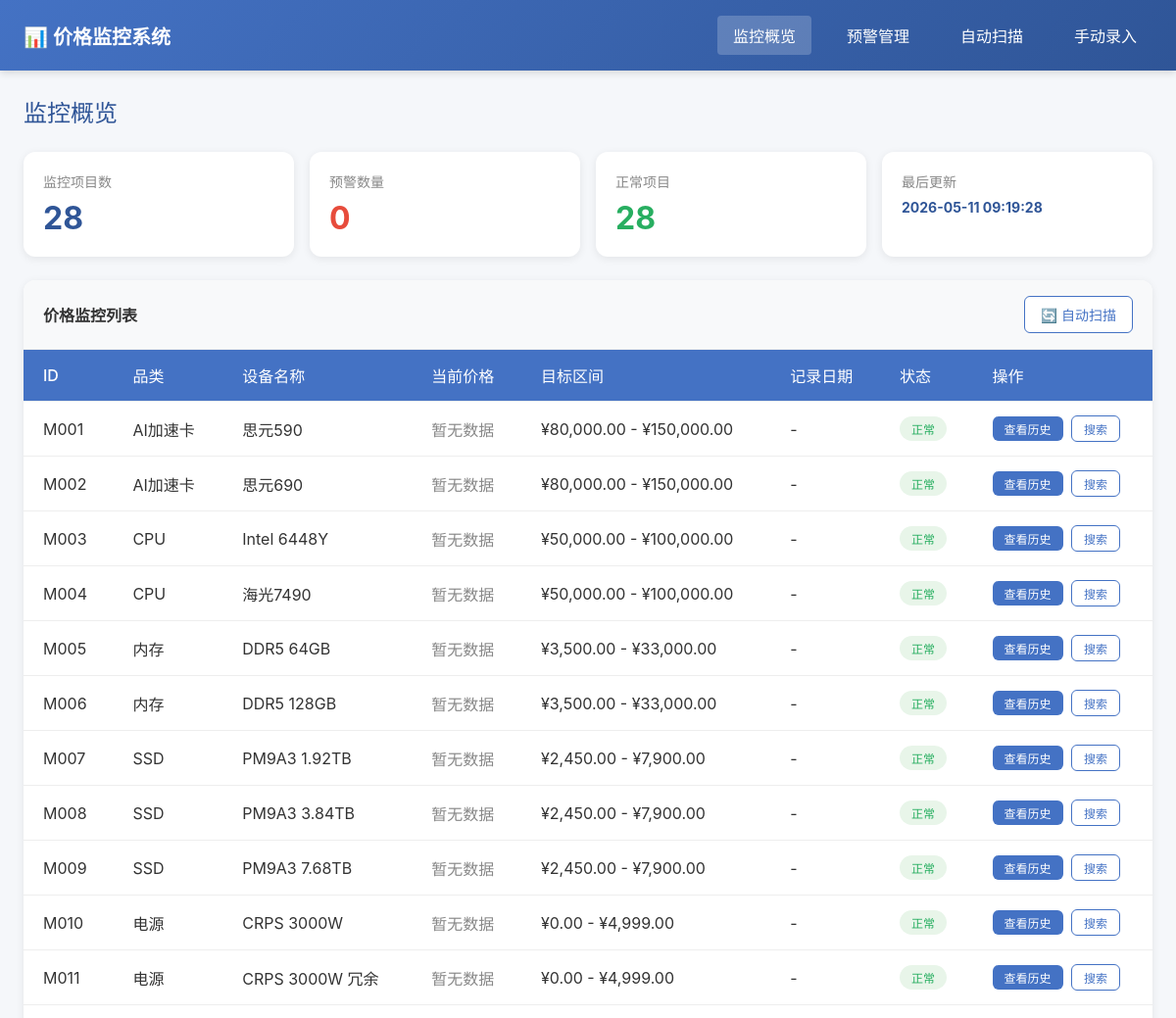
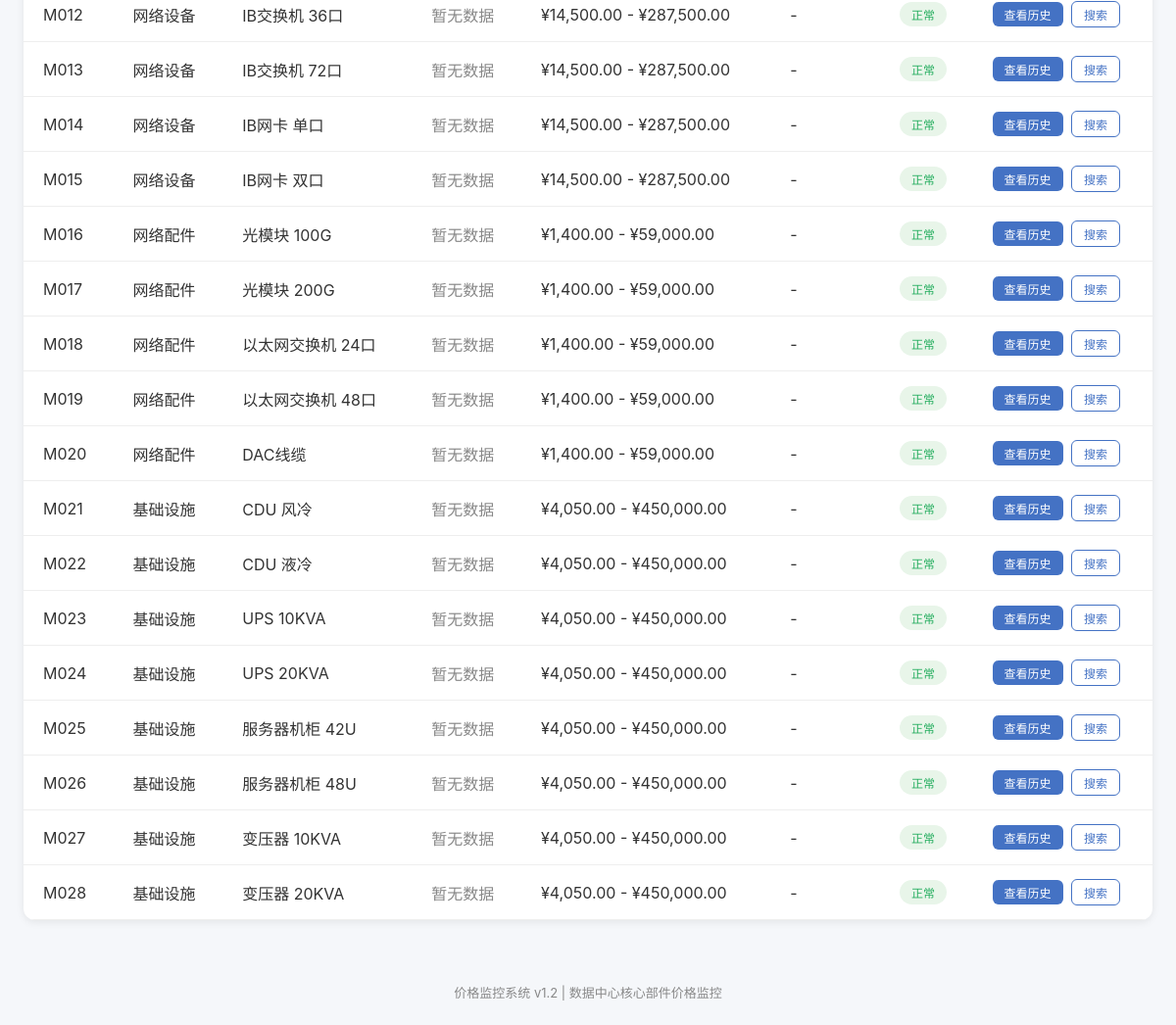
The page / on the database its author committed (2 pictures, top to bottom).
### tables this page shows
CREATE TABLE monitor_items (
    id TEXT PRIMARY KEY,
    category TEXT NOT NULL,
    device_name TEXT NOT NULL,
    target_upper_limit REAL NOT NULL,
    target_lower_limit REAL NOT NULL,
    source_url TEXT,
    created_at TIMESTAMP DEFAULT CURRENT_TIMESTAMP
);

### app.py (the view, shortened to what this page needs)
@app.route('/')
def index():
    init_database()
    items = get_monitor_items()
    price_stats = []
    alert_count = 0
    for item in items:
        item_id, category, device_name, target_upper, target_lower, source_url = item
        latest = get_latest_price(item_id)
        status = "normal"
        status_text = "正常"
        price = None
        record_date = None
        price_stats.append({
            'id': item_id,
            'category': category,
            'device_name': device_name,
            'price': price,
            'record_date': record_date,
            'target_upper': target_upper,
            'target_lower': target_lower,
            'status': status,
            'status_text': status_text,
            'source_url': source_url
        })
    unresolved_alerts = get_unresolved_alerts()
    alert_count = len(unresolved_alerts)
    return render_template('index.html',
                           price_stats=price_stats,
                           alert_count=alert_count,
                           current_time=datetime.now().strftime('%Y-%m-%d %H:%M:%S'))

### app.py (called while the page is built)
@app.template_filter('format_number')
def format_number(value):
    return '{:,.2f}'.format(value)

### monitor.py (called while the page is built)
def init_logging():
    os.makedirs('logs', exist_ok=True)
    return LOG_FILE

def log(message):
    log_file = init_logging()
    timestamp = datetime.now().strftime('%Y-%m-%d %H:%M:%S')
    with open(log_file, 'a') as f:
        f.write(f'[{timestamp}] {message}\n')
    print(message)

def init_database():
    os.makedirs('data', exist_ok=True)
    conn = sqlite3.connect(DB_FILE)
    cursor = conn.cursor()
    with open(SCHEMA_FILE, 'r') as f:
        schema = f.read()
    cursor.executescript(schema)
    conn.commit()
    conn.close()
    log('数据库初始化完成')

def get_db_connection():
    return sqlite3.connect(DB_FILE)

def get_monitor_items():
    conn = get_db_connection()
    cursor = conn.cursor()
    cursor.execute('SELECT id, category, device_name, target_upper_limit, target_lower_limit, source_url FROM monitor_items ORDER BY id')
    items = cursor.fetchall()
    conn.close()
    return items

def get_latest_price(item_id):
    conn = get_db_connection()
    cursor = conn.cursor()
    cursor.execute('SELECT price, record_date FROM price_records WHERE item_id = ? ORDER BY record_date DESC LIMIT 1', (item_id,))
    result = cursor.fetchone()
    conn.close()
    return result

def get_unresolved_alerts():
    conn = get_db_connection()
    cursor = conn.cursor()
    cursor.execute('SELECT a.id, a.item_id, a.alert_type, a.message, a.triggered_at, m.device_name FROM alerts a JOIN monitor_items m ON a.item_id = m.id WHERE a.is_resolved = 0 ORDER BY a.triggered_at DESC')
    alerts = cursor.fetchall()
    conn.close()
    return alerts

### templates/index.html (shortened to what this page needs)
{% extends "base.html" %}
{% block content %}
<div class="page-title">监控概览</div>
<div class="stats-cards">
    <div class="stat-card">
        <div class="label">监控项目数</div>
        <div class="value">{{ price_stats|length }}</div>
    </div>
    <div class="stat-card warning">
        <div class="label">预警数量</div>
        <div class="value">{{ alert_count }}</div>
    </div>
    <div class="stat-card success">
        <div class="label">正常项目</div>
        <div class="value">{{ price_stats|selectattr('status', 'equalto', 'normal')|list|length }}</div>
    </div>
    <div class="stat-card">
        <div class="label">最后更新</div>
        <div class="value" style="font-size: 14px;">{{ current_time }}</div>
    </div>
</div>
<div class="table-container">
    <div class="table-header">
        <h3>价格监控列表</h3>
        <a href="/scrape" class="btn btn-outline">🔄 自动扫描</a>
    </div>
    <table>
        <thead>
            <tr>
                <th>ID</th>
                <th>品类</th>
                <th>设备名称</th>
                <th>当前价格</th>
                <th>目标区间</th>
                <th>记录日期</th>
                <th>状态</th>
                <th>操作</th>
            </tr>
        </thead>
        <tbody>
            {% for item in price_stats %}
            <tr {% if item.status == 'warning' %}class="warning"{% endif %}>
                <td>{{ item.id }}</td>
                <td>{{ item.category }}</td>
                <td>{{ item.device_name }}</td>
                <td>
                    {% if item.price %}
                    <span class="price {% if item.status == 'warning' %}warning{% endif %}">
                        ¥{{ item.price|round(2)|format_number }}
                    </span>
                    {% else %}
                    <span style="color: #888;">暂无数据</span>
                    {% endif %}
                </td>
                <td>¥{{ item.target_lower|round(2)|format_number }} - ¥{{ item.target_upper|round(2)|format_number }}</td>
                <td>{{ item.record_date or '-' }}</td>
                <td><span class="status {{ item.status }}">{{ item.status_text }}</span></td>
                <td>
                    <a href="/price-history/{{ item.id }}" class="btn btn-primary" style="padding: 4px 12px; font-size: 12px;">查看历史</a>
                    {% if item.source_url %}
                    <a href="{{ item.source_url }}" target="_blank" class="btn btn-outline" style="padding: 4px 12px; font-size: 12px; margin-left: 4px;">搜索</a>
                    {% endif %}
                </td>
            </tr>
            {% endfor %}
        </tbody>
    </table>
</div>
{% endblock %}

### templates/base.html (shortened to what this page needs)
<!DOCTYPE html>
<html lang="zh-CN">
<head>
</head>
<body>
    <div class="header">
        <div class="header-content">
            <h1>📊 价格监控系统</h1>
            <div class="nav">
                <a href="/" {% if request.path == '/' %}class="active"{% endif %}>监控概览</a>
                <a href="/alerts" {% if request.path == '/alerts' %}class="active"{% endif %}>
                    预警管理
                </a>
                <a href="/scrape" {% if request.path == '/scrape' %}class="active"{% endif %}>自动扫描</a>
                <a href="/manual-entry" {% if request.path == '/manual-entry' %}class="active"{% endif %}>手动录入</a>
            </div>
        </div>
    </div>
    <div class="container">
        {% block content %}{% endblock %}
    </div>
    <div class="footer">
        价格监控系统 v1.2 | 数据中心核心部件价格监控
    </div>
</body>
</html>

### templates/base.html (style rules this page uses)
* { margin: 0; padding: 0; box-sizing: border-box; }
body { font-family: -apple-system, BlinkMacSystemFont, 'Segoe UI', Roboto, 'Helvetica Neue', Arial, sans-serif; background-color: #f5f7fa; color: #333; }
.header { background: linear-gradient(135deg, #4472C4 0%, #2F5597 100%); color: white; padding: 16px 24px; box-shadow: 0 2px 8px rgba(0,0,0,0.15); }
.header-content { max-width: 1400px; margin: 0 auto; display: flex; justify-content: space-between; align-items: center; }
.header h1 { font-size: 20px; font-weight: 600; }
.nav { display: flex; gap: 20px; }
.nav a { color: white; text-decoration: none; padding: 8px 16px; border-radius: 4px; transition: background-color 0.2s; }
.nav a:hover, .nav a.active { background-color: rgba(255,255,255,0.2); }
.container { max-width: 1400px; margin: 24px auto; padding: 0 24px; }
.page-title { font-size: 24px; margin-bottom: 24px; color: #2F5597; }
.stats-cards { display: grid; grid-template-columns: repeat(auto-fit, minmax(200px, 1fr)); gap: 16px; margin-bottom: 24px; }
.stat-card { background: white; padding: 20px; border-radius: 12px; box-shadow: 0 2px 8px rgba(0,0,0,0.08); }
.stat-card .label { color: #888; font-size: 14px; margin-bottom: 8px; }
.stat-card .value { font-size: 32px; font-weight: 700; color: #2F5597; }
.stat-card.warning .value { color: #E74C3C; }
.stat-card.success .value { color: #27AE60; }
.table-container { background: white; border-radius: 12px; box-shadow: 0 2px 8px rgba(0,0,0,0.08); overflow: hidden; }
.table-header { padding: 16px 20px; background-color: #f8f9fa; border-bottom: 1px solid #eee; display: flex; justify-content: space-between; align-items: center; }
.table-header h3 { font-size: 16px; font-weight: 600; color: #333; }
table { width: 100%; border-collapse: collapse; }
th, td { padding: 14px 20px; text-align: left; border-bottom: 1px solid #eee; }
th { background-color: #4472C4; color: white; font-weight: 500; }
.status { display: inline-block; padding: 4px 12px; border-radius: 20px; font-size: 12px; font-weight: 500; }
.status.normal { background-color: #E8F5E9; color: #27AE60; }
.btn { padding: 8px 16px; border: none; border-radius: 6px; cursor: pointer; font-size: 14px; font-weight: 500; transition: all 0.2s; text-decoration: none; display: inline-block; }
.btn-primary { background-color: #4472C4; color: white; }
.btn-outline { background-color: white; color: #4472C4; border: 1px solid #4472C4; }
.footer { text-align: center; padding: 24px; color: #888; font-size: 13px; margin-top: 40px; }

### rows shown on the page
monitor_items: id "M001", category "AI加速卡", device_name "思元590", target_lower "80,000.00", target_upper "150,000.00", record_date "-", status_text "正常"
monitor_items: id "M002", category "AI加速卡", device_name "思元690", target_lower "80,000.00", target_upper "150,000.00", record_date "-", status_text "正常"
monitor_items: id "M003", category "CPU", device_name "Intel 6448Y", target_lower "50,000.00", target_upper "100,000.00", record_date "-", status_text "正常"
monitor_items: id "M004", category "CPU", device_name "海光7490", target_lower "50,000.00", target_upper "100,000.00", record_date "-", status_text "正常"
monitor_items: id "M005", category "内存", device_name "DDR5 64GB", target_lower "3,500.00", target_upper "33,000.00", record_date "-", status_text "正常"
monitor_items: id "M006", category "内存", device_name "DDR5 128GB", target_lower "3,500.00", target_upper "33,000.00", record_date "-", status_text "正常"
monitor_items: id "M007", category "SSD", device_name "PM9A3 1.92TB", target_lower "2,450.00", target_upper "7,900.00", record_date "-", status_text "正常"
monitor_items: id "M008", category "SSD", device_name "PM9A3 3.84TB", target_lower "2,450.00", target_upper "7,900.00", record_date "-", status_text "正常"
monitor_items: id "M009", category "SSD", device_name "PM9A3 7.68TB", target_lower "2,450.00", target_upper "7,900.00", record_date "-", status_text "正常"
monitor_items: id "M010", category "电源", device_name "CRPS 3000W", target_lower "0.00", target_upper "4,999.00", record_date "-", status_text "正常"
monitor_items: id "M011", category "电源", device_name "CRPS 3000W 冗余", target_lower "0.00", target_upper "4,999.00", record_date "-", status_text "正常"
monitor_items: id "M012", category "网络设备", device_name "IB交换机 36口", target_lower "14,500.00", target_upper "287,500.00", record_date "-", status_text "正常"
monitor_items: id "M013", category "网络设备", device_name "IB交换机 72口", target_lower "14,500.00", target_upper "287,500.00", record_date "-", status_text "正常"
monitor_items: id "M014", category "网络设备", device_name "IB网卡 单口", target_lower "14,500.00", target_upper "287,500.00", record_date "-", status_text "正常"
monitor_items: id "M015", category "网络设备", device_name "IB网卡 双口", target_lower "14,500.00", target_upper "287,500.00", record_date "-", status_text "正常"
monitor_items: id "M016", category "网络配件", device_name "光模块 100G", target_lower "1,400.00", target_upper "59,000.00", record_date "-", status_text "正常"
monitor_items: id "M017", category "网络配件", device_name "光模块 200G", target_lower "1,400.00", target_upper "59,000.00", record_date "-", status_text "正常"
monitor_items: id "M018", category "网络配件", device_name "以太网交换机 24口", target_lower "1,400.00", target_upper "59,000.00", record_date "-", status_text "正常"
monitor_items: id "M019", category "网络配件", device_name "以太网交换机 48口", target_lower "1,400.00", target_upper "59,000.00", record_date "-", status_text "正常"
monitor_items: id "M020", category "网络配件", device_name "DAC线缆", target_lower "1,400.00", target_upper "59,000.00", record_date "-", status_text "正常"
monitor_items: id "M021", category "基础设施", device_name "CDU 风冷", target_lower "4,050.00", target_upper "450,000.00", record_date "-", status_text "正常"
monitor_items: id "M022", category "基础设施", device_name "CDU 液冷", target_lower "4,050.00", target_upper "450,000.00", record_date "-", status_text "正常"
monitor_items: id "M023", category "基础设施", device_name "UPS 10KVA", target_lower "4,050.00", target_upper "450,000.00", record_date "-", status_text "正常"
monitor_items: id "M024", category "基础设施", device_name "UPS 20KVA", target_lower "4,050.00", target_upper "450,000.00", record_date "-", status_text "正常"
monitor_items: id "M025", category "基础设施", device_name "服务器机柜 42U", target_lower "4,050.00", target_upper "450,000.00", record_date "-", status_text "正常"
monitor_items: id "M026", category "基础设施", device_name "服务器机柜 48U", target_lower "4,050.00", target_upper "450,000.00", record_date "-", status_text "正常"
monitor_items: id "M027", category "基础设施", device_name "变压器 10KVA", target_lower "4,050.00", target_upper "450,000.00", record_date "-", status_text "正常"
monitor_items: id "M028", category "基础设施", device_name "变压器 20KVA", target_lower "4,050.00", target_upper "450,000.00", record_date "-", status_text "正常"

### other values the page prints
{{ price_stats|length }} "28"
{{ alert_count }} "0"
{{ price_stats|selectattr('status', 'equalto', 'normal')|list|length }} "28"
